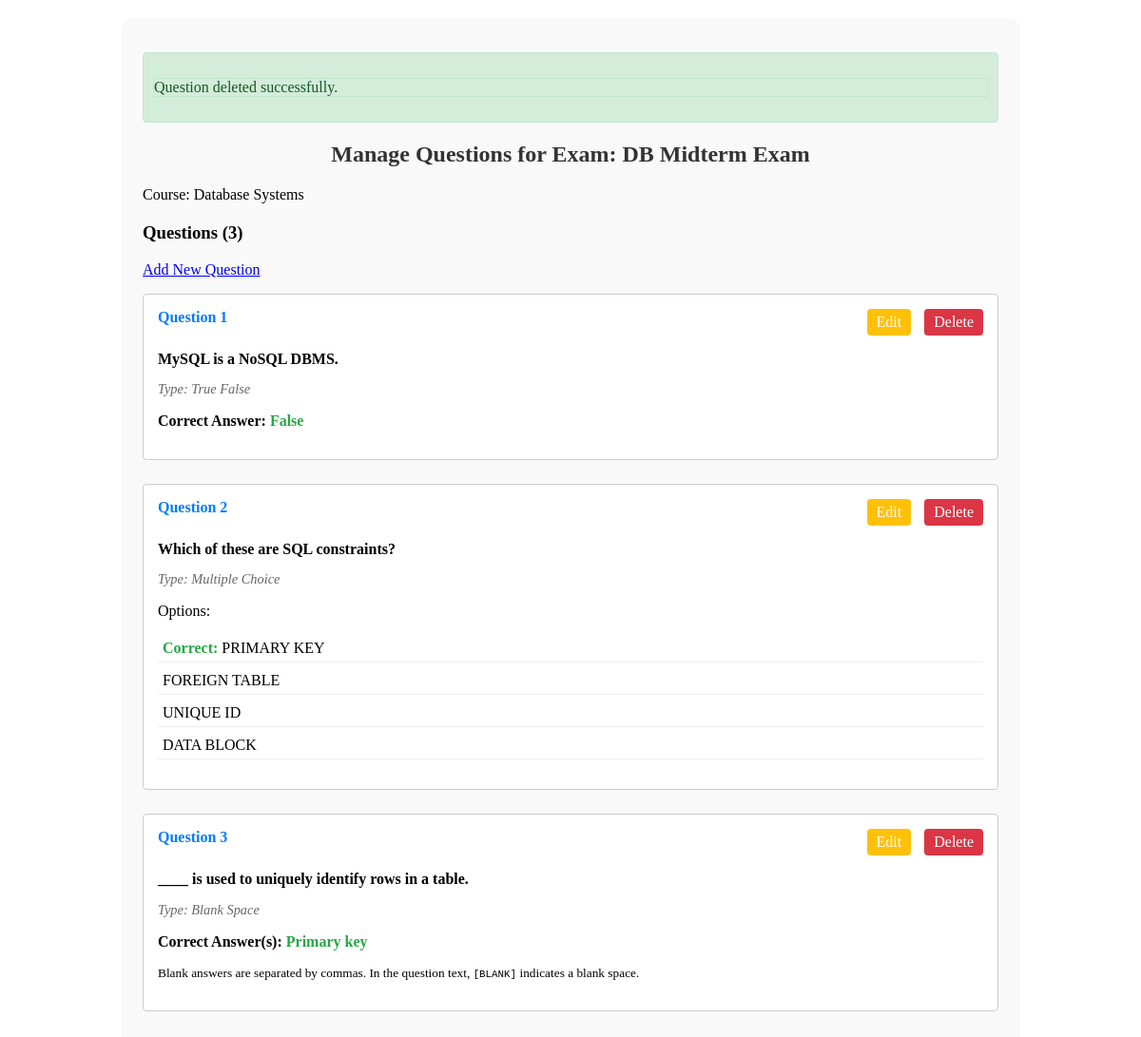
Screenshot of /instructor/manage_questions.php (signed in) with the database file from the repository.
### tables this page shows
CREATE TABLE exams (
    exam_id INT AUTO_INCREMENT PRIMARY KEY,
    course_id INT,
    instructor_id INT,
    title VARCHAR(255),
    description TEXT,
    time_limit INT,  
    total_marks INT,
    status ENUM('active', 'inactive') DEFAULT 'inactive',
    created_at TIMESTAMP DEFAULT CURRENT_TIMESTAMP,
    FOREIGN KEY (course_id) REFERENCES courses(course_id),
    FOREIGN KEY (instructor_id) REFERENCES users(user_id)
);

CREATE TABLE courses (
    course_id INT AUTO_INCREMENT PRIMARY KEY,
    course_name VARCHAR(100),
    academic_year YEAR,
    semester ENUM('I', 'II')
);

CREATE TABLE questions (
    question_id INT AUTO_INCREMENT PRIMARY KEY,
    exam_id INT,
    question_text TEXT,
    question_type ENUM('true_false', 'multiple_choice', 'blank_space'),
    correct_answer TEXT,
    FOREIGN KEY (exam_id) REFERENCES exams(exam_id)
);

CREATE TABLE choices (
    choice_id INT AUTO_INCREMENT PRIMARY KEY,
    question_id INT,
    choice_text VARCHAR(255),
    is_correct BOOLEAN DEFAULT FALSE,
    FOREIGN KEY (question_id) REFERENCES questions(question_id)
);

### instructor/manage_questions.php (the view, shortened to what this page needs)
<?php
include_once '../includes/db/db.config.php';
$message = '';
$exam = null;
$questions = [];
$instructorId = $_SESSION['user_id'];
if (isset($_GET['delete_question_id']) && isset($_GET['exam_id'])) {
    $questionIdToDelete = filter_var($_GET['delete_question_id'], FILTER_VALIDATE_INT);
    $examId = filter_var($_GET['exam_id'], FILTER_VALIDATE_INT);
    if ($questionIdToDelete !== false && $questionIdToDelete > 0 && $examId !== false && $examId > 0) {
        try {
            $pdo->beginTransaction();
            $stmt = $pdo->prepare("SELECT exam_id FROM exams WHERE exam_id = :exam_id AND instructor_id = :instructor_id");
            $stmt->bindParam(':exam_id', $examId, PDO::PARAM_INT);
            $stmt->bindParam(':instructor_id', $instructorId, PDO::PARAM_INT);
            $stmt->execute();
            $examCheck = $stmt->fetch(PDO::FETCH_ASSOC);
            if ($examCheck) {
                $stmt = $pdo->prepare("SELECT question_id FROM questions WHERE question_id = :question_id AND exam_id = :exam_id");
                $stmt->bindParam(':question_id', $questionIdToDelete, PDO::PARAM_INT);
                $stmt->bindParam(':exam_id', $examId, PDO::PARAM_INT);
                $stmt->execute();
                $questionCheck = $stmt->fetch(PDO::FETCH_ASSOC);
                if ($questionCheck) {
                    $pdo->commit();
                    $message = '<p class="success">Question deleted successfully.</p>';
                } else {
                    $pdo->rollBack();
                    $message = '<p class="error">Question not found for this exam or you do not have permission to delete it.</p>';
                }
            } else {
                 $pdo->rollBack();
                 $message = '<p class="error">Exam not found or you do not have permission to manage its questions.</p>';
            }
        } catch (PDOException $e) {
            if ($pdo->inTransaction()) {
                $pdo->rollBack();
            }
            error_log("Error deleting question: " . $e->getMessage());
            $message = '<p class="error">An error occurred while trying to delete the question. Please try again.</p>';
        }
    } else {
        $message = '<p class="error">Invalid question ID or exam ID for deletion.</p>';
    }
}
if (isset($_GET['exam_id']) && filter_var($_GET['exam_id'], FILTER_VALIDATE_INT)) {
    $examId = filter_var($_GET['exam_id'], FILTER_VALIDATE_INT);
    try {
        $sql = "SELECT e.exam_id, e.title, c.course_name
                FROM exams e
                JOIN courses c ON e.course_id = c.course_id
                WHERE e.exam_id = :exam_id AND e.instructor_id = :instructor_id";
        $stmt = $pdo->prepare($sql);
        $stmt->bindParam(':exam_id', $examId, PDO::PARAM_INT);
        $stmt->bindParam(':instructor_id', $instructorId, PDO::PARAM_INT);
        $stmt->execute();
        $exam = $stmt->fetch(PDO::FETCH_ASSOC);
        if ($exam) {
            $sql = "SELECT * FROM questions WHERE exam_id = :exam_id ORDER BY question_id ASC";
            $stmt = $pdo->prepare($sql);
            $stmt->bindParam(':exam_id', $examId, PDO::PARAM_INT);
            $stmt->execute();
            $questions = $stmt->fetchAll(PDO::FETCH_ASSOC);
            foreach ($questions as &$question) {
                if ($question['question_type'] === 'multiple_choice') {
                    $sql = "SELECT * FROM choices WHERE question_id = :question_id ORDER BY choice_id ASC";
                    $stmt = $pdo->prepare($sql);
                    $stmt->bindParam(':question_id', $question['question_id'], PDO::PARAM_INT);
                    $stmt->execute();
                    $question['choices'] = $stmt->fetchAll(PDO::FETCH_ASSOC);
                }
            }
        } else {
            $message = '<p class="error">Exam not found or you do not have permission to manage its questions.</p>';
        }
    } catch (PDOException $e) {
        error_log("Error fetching exam details and questions: " . $e->getMessage());
        $message = '<p class="error">Error loading exam questions. Please try again later.</p>';
    }
} elseif (!isset($_GET['delete_question_id'])) {
    $message = '<p class="error">No exam ID provided to manage questions.</p>';
}
?>
<div class="manage-questions-container">
    <?php
    if (!empty($message)) {
        echo '<div class="message ' . (strpos($message, 'Error') !== false ? 'error' : 'success') . '">' . $message . '</div>';
    }
    ?>
    <?php if ($exam):  ?>
        <h2>Manage Questions for Exam: <?php echo htmlspecialchars($exam['title']); ?></h2>
        <p>Course: <?php echo htmlspecialchars($exam['course_name']); ?></p>
        <div class="question-list">
            <h3>Questions (<?php echo count($questions); ?>)</h3>
            <?php if (empty($questions)): ?>
                <p>No questions found for this exam.</p>
                 <p><a href="#" class="sidebar-link" data-content="instructor_create_question" data-exam-id="<?php echo $exam['exam_id']; ?>">Add New Question</a></p>
            <?php else: ?>
                 <p><a href="#" class="sidebar-link" data-content="instructor_create_question" data-exam-id="<?php echo $exam['exam_id']; ?>">Add New Question</a></p>
                <?php $questionNumber = 1; ?>
                <?php foreach ($questions as $question): ?>
                    <div class="question-item">
                        <h4>Question <?php echo $questionNumber++; ?></h4>
                        <div class="question-actions">
                            <a href="#" class="edit-link sidebar-link" data-content="instructor_edit_question" data-exam-id="<?php echo $exam['exam_id']; ?>" data-question-id="<?php echo $question['question_id']; ?>">Edit</a>
                            <a href="handle_action.php?action=instructor_manage_questions&exam_id=<?php echo $exam['exam_id']; ?>&delete_question_id=<?php echo $question['question_id']; ?>" class="delete-link" onclick="return confirm('Are you sure you want to delete this question? This action cannot be undone.');">Delete</a>
                        </div>
                        <div style="clear: both;"></div> <p class="question-text"><?php echo nl2br(htmlspecialchars($question['question_text'])); ?></p>
                        <p class="question-type">Type: <?php echo htmlspecialchars(ucwords(str_replace('_', ' ', $question['question_type']))); ?></p>
                        <?php if ($question['question_type'] === 'multiple_choice' && isset($question['choices'])): ?>
                            <p>Options:</p>
                            <ul class="options-list">
                                <?php foreach ($question['choices'] as $choice): ?>
                                    <li>
                                        <?php if ($choice['is_correct']): ?>
                                            <span class="correct-answer">Correct:</span>
                                        <?php endif; ?>
                                        <?php echo htmlspecialchars($choice['choice_text']); ?>
                                    </li>
                                <?php endforeach; ?>
                            </ul>
                        <?php elseif ($question['question_type'] === 'true_false'): ?>
                            <p><strong>Correct Answer:</strong> <span class="correct-answer"><?php echo htmlspecialchars(ucfirst($question['correct_answer'])); ?></span></p>
                        <?php elseif ($question['question_type'] === 'blank_space'): ?>
                             <p><strong>Correct Answer(s):</strong> <span class="correct-answer"><?php echo nl2br(htmlspecialchars(str_replace('|', ', ', $question['correct_answer']))); ?></span></p>
                             <p><small>Blank answers are separated by commas. In the question text, <code>[BLANK]</code> indicates a blank space.</small></p>
                        <?php endif; ?>
                    </div>
                <?php endforeach; ?>
            <?php endif; ?>
        </div>
    <?php endif; ?>
</div>

### instructor/manage_questions.php (style rules this page uses)
.manage-questions-container { background-color: #f9f9f9; padding: 20px; border-radius: 8px; box-shadow: 0 2px 4px rgba(0, 0, 0, 0.1); max-width: 900px; margin: 20px auto; }
.manage-questions-container h2 { text-align: center; color: #333; margin-bottom: 20px; }
.question-list { margin-top: 20px; }
.question-item { margin-bottom: 25px; padding: 15px; border: 1px solid #ccc; border-radius: 4px; background-color: #fff; }
.question-item h4 { margin-top: 0; margin-bottom: 10px; color: #007bff; display: inline-block; margin-right: 15px; }
.question-item .question-text { font-weight: bold; margin-bottom: 10px; }
.question-item .question-type { font-style: italic; color: #666; margin-bottom: 10px; font-size: 0.9em; }
.options-list { list-style: none; padding: 0; margin-top: 10px; }
.options-list li { margin-bottom: 5px; padding: 5px; border-bottom: 1px solid #eee; }
.correct-answer { color: #28a745; font-weight: bold; }
.question-actions { display: inline-block; float: right; }
.question-actions a { margin-left: 10px; text-decoration: none; padding: 5px 10px; border-radius: 4px; display: inline-block; }
.question-actions .edit-link { color: #fff; background-color: #ffc107; }
.question-actions .delete-link { color: #fff; background-color: #dc3545; }
.message { margin-top: 15px; padding: 10px; border-radius: 4px; }
.success { background-color: #d4edda; color: #155724; border: 1px solid #c3e6cb; }

### rows the page displays
exams: title "DB Midterm Exam", course.course_name "Database Systems"
questions: question_text "MySQL is a NoSQL DBMS.", question_type "True False", correct_answer "False"
questions: question_text "Which of these are SQL constraints?", question_type "Multiple Choice"
choices: shows "Correct:", choice_text "PRIMARY KEY"
choices: choice_text "FOREIGN TABLE"
choices: choice_text "UNIQUE ID"
choices: choice_text "DATA BLOCK"
questions: question_text "____ is used to uniquely identify rows in a table.", question_type "Blank Space", correct_answer "Primary key"

### other values shown
count($questions) "3"
